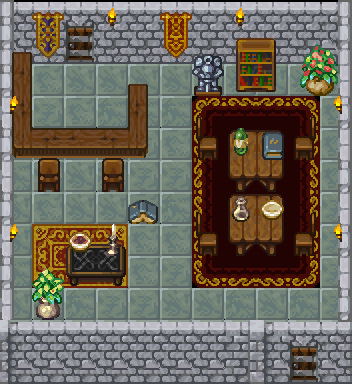

This is a level from a 2D game, rendered from its Tiled map with the project's own tilesets. A one-line summary and the map file follow, with tile-layer data summarised:
An orthogonal 11x12 tile map with 32x32 px tiles, 4 tile layers (Floor, Walls, Furniture, Objects), 2 tilesets.

<map version="1.0" orientation="orthogonal" width="11" height="12" tilewidth="32" tileheight="32">
 <tileset firstgid="1" name="indoor22x" tilewidth="32" tileheight="32">
  <image source="../../images/indoor22x.png" width="352" height="384" />
 </tileset>
 <tileset firstgid="133" name="indoor1-offset2x" tilewidth="32" tileheight="32">
  <image source="../../images/indoor1-offset2x.png" width="224" height="384" />
 </tileset>
 <layer name="Floor" width="11" height="12">
  <data>[132 cells, 110 non-empty, 26 distinct tile ids]</data>
 </layer>
 <layer name="Walls" width="11" height="12">
  <data>[132 cells, 60 non-empty, 23 distinct tile ids]</data>
 </layer>
 <layer name="Furniture" width="11" height="12">
  <data>[132 cells, 41 non-empty, 33 distinct tile ids]</data>
 </layer>
 <layer name="Objects" width="11" height="12">
  <data>[132 cells, 35 non-empty, 30 distinct tile ids]</data>
 </layer>
</map>